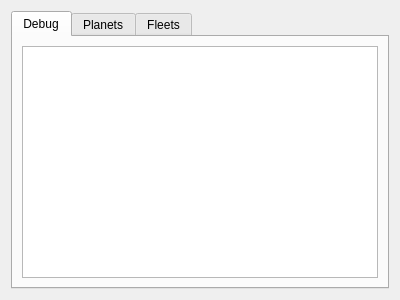
<?xml version="1.0" encoding="UTF-8"?>
<ui version="4.0">
 <class>OGameDock</class>
 <widget class="QWidget" name="OGameDock">
  <property name="geometry">
   <rect>
    <x>0</x>
    <y>0</y>
    <width>400</width>
    <height>300</height>
   </rect>
  </property>
  <property name="windowTitle">
   <string>Form</string>
  </property>
  <layout class="QGridLayout" name="gridLayout">
   <item row="0" column="0">
    <widget class="QTabWidget" name="tabWidget">
     <property name="currentIndex">
      <number>0</number>
     </property>
     <widget class="QWidget" name="tabDebug">
      <attribute name="title">
       <string>Debug</string>
      </attribute>
      <layout class="QGridLayout" name="gridLayout_2">
       <item row="0" column="0">
        <widget class="QPlainTextEdit" name="debugTextEdit"/>
       </item>
      </layout>
     </widget>
     <widget class="QWidget" name="tabPlanets">
      <attribute name="title">
       <string>Planets</string>
      </attribute>
      <layout class="QGridLayout" name="gridLayout_3">
       <item row="0" column="0">
        <widget class="QTreeView" name="planetsView">
         <property name="editTriggers">
          <set>QAbstractItemView::NoEditTriggers</set>
         </property>
         <property name="alternatingRowColors">
          <bool>true</bool>
         </property>
         <property name="indentation">
          <number>10</number>
         </property>
         <property name="rootIsDecorated">
          <bool>false</bool>
         </property>
         <property name="uniformRowHeights">
          <bool>true</bool>
         </property>
         <property name="itemsExpandable">
          <bool>false</bool>
         </property>
         <property name="sortingEnabled">
          <bool>true</bool>
         </property>
         <property name="animated">
          <bool>true</bool>
         </property>
         <property name="allColumnsShowFocus">
          <bool>true</bool>
         </property>
         <attribute name="headerDefaultSectionSize">
          <number>80</number>
         </attribute>
         <attribute name="headerMinimumSectionSize">
          <number>40</number>
         </attribute>
        </widget>
       </item>
      </layout>
     </widget>
     <widget class="QWidget" name="tabFleets">
      <attribute name="title">
       <string>Fleets</string>
      </attribute>
      <layout class="QGridLayout" name="gridLayout_4">
       <item row="0" column="0">
        <widget class="QTreeView" name="fleetsView">
         <property name="contextMenuPolicy">
          <enum>Qt::CustomContextMenu</enum>
         </property>
         <property name="editTriggers">
          <set>QAbstractItemView::NoEditTriggers</set>
         </property>
         <property name="alternatingRowColors">
          <bool>true</bool>
         </property>
         <property name="indentation">
          <number>10</number>
         </property>
         <property name="rootIsDecorated">
          <bool>false</bool>
         </property>
         <property name="uniformRowHeights">
          <bool>true</bool>
         </property>
         <property name="itemsExpandable">
          <bool>false</bool>
         </property>
         <property name="sortingEnabled">
          <bool>true</bool>
         </property>
         <property name="animated">
          <bool>true</bool>
         </property>
         <property name="allColumnsShowFocus">
          <bool>true</bool>
         </property>
         <attribute name="headerDefaultSectionSize">
          <number>80</number>
         </attribute>
         <attribute name="headerMinimumSectionSize">
          <number>40</number>
         </attribute>
        </widget>
       </item>
      </layout>
     </widget>
    </widget>
   </item>
  </layout>
 </widget>
 <resources/>
 <connections/>
</ui>
